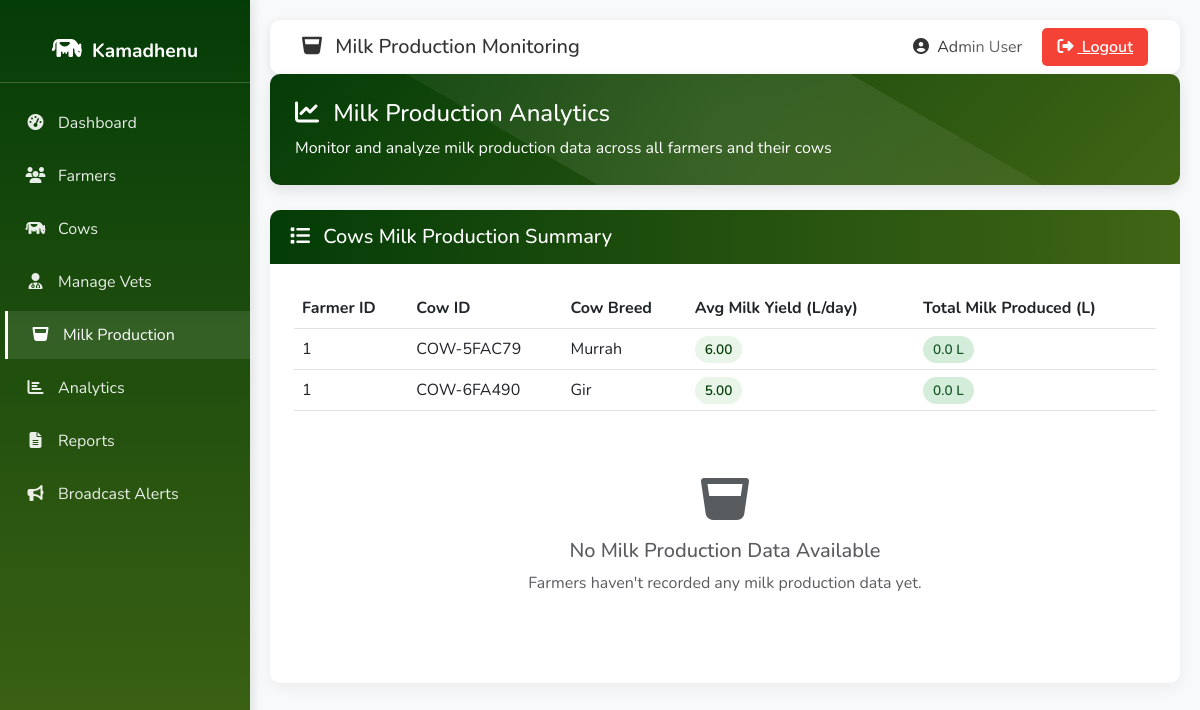
Before: /admin/milk_production (signed in) with the older database file.
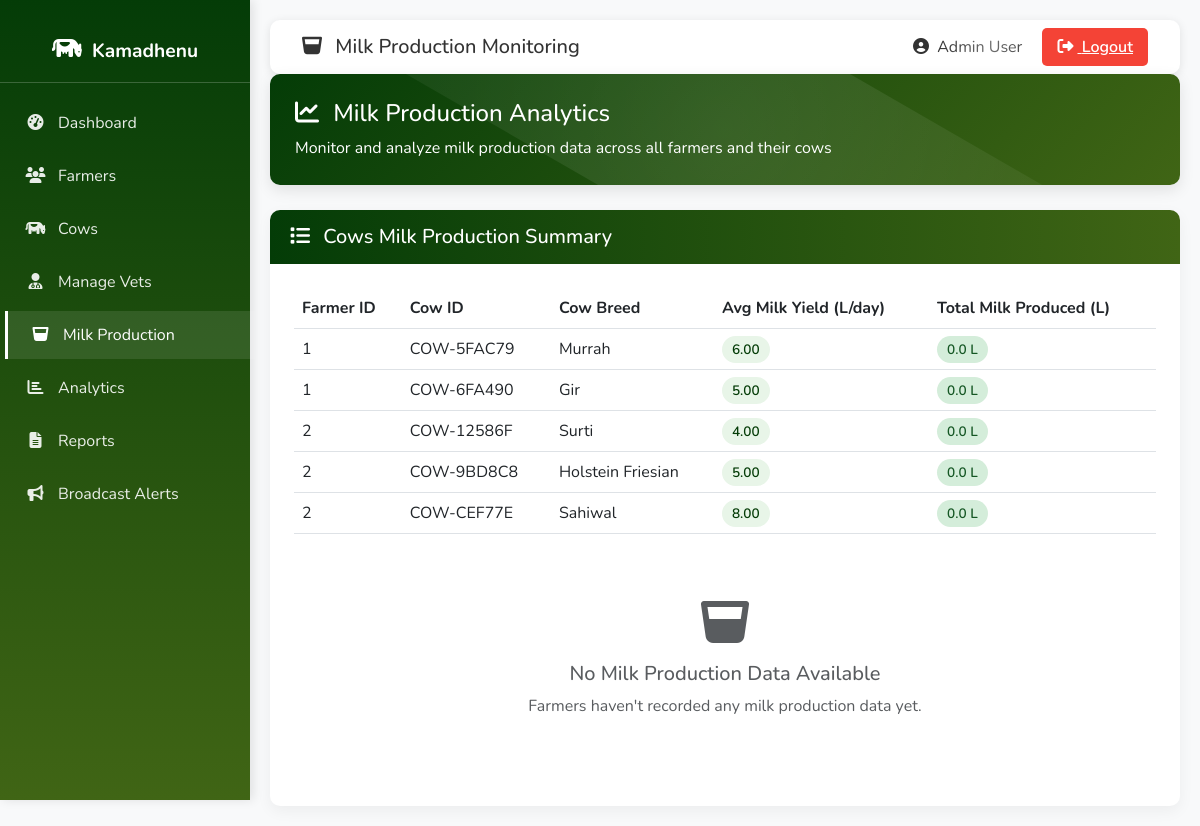
After: the same page with the newer database file.
### tables this page shows
CREATE TABLE cows (
            cow_id TEXT PRIMARY KEY,
            farmer_id INTEGER,
            cattle_type TEXT NOT NULL,
            breed TEXT,
            date_of_birth DATE,  -- NEW: Date of birth
            age INTEGER,
            weight REAL,
            color TEXT,
            health_records TEXT,
            vaccination_history TEXT,
            milk_yield REAL,
            special_notes TEXT,
            photo TEXT,
            muzzle_id TEXT,
            muzzle_photo TEXT,
            father_id TEXT,
            mother_id TEXT,
            insurance_by TEXT,  -- NEW: Insurance company name
            insurance_policy_number TEXT,  -- NEW: Policy number
            insurance_valid_upto DATE,  -- NEW: Insurance expiry date
            created_at TIMESTAMP DEFAULT CURRENT_TIMESTAMP,
            FOREIGN KEY (farmer_id) REFERENCES farmers(farmer_id),
            FOREIGN KEY (father_id) REFERENCES cows(cow_id),
            FOREIGN KEY (mother_id) REFERENCES cows(cow_id)
        );

### app.py (the view)
@app.route("/admin/milk_production")
def admin_milk_production():
    if "admin" not in session:
        return redirect(url_for("admin_login"))
    conn = get_db()
    cursor = conn.cursor()
    cursor.execute("""
        SELECT
            c.farmer_id,
            c.cow_id,
            c.breed as cow_breed,
            COALESCE(c.milk_yield, 0) as avg_milk_yield,
            COALESCE(SUM(my.total), 0) as total_milk_produced
        FROM cows c
        LEFT JOIN milk_yield my ON c.cow_id = my.cow_id
        WHERE c.cattle_type IN ('cow', 'buffalo')  -- ONLY milk-yielding cattle
        GROUP BY c.farmer_id, c.cow_id, c.breed, c.milk_yield
        ORDER BY c.farmer_id, c.cow_id
    """)
    cows_data = cursor.fetchall()
    conn.close()
    return render_template("admin_milk_production.html", cows=cows_data)

### app.py (called while the page is built)
def get_db():
    conn = sqlite3.connect(DB_NAME)
    conn.row_factory = sqlite3.Row
    return conn

@app.context_processor
def inject_lang():
    return {'current_lang': session.get('language', 'en')}

### templates/admin_milk_production.html (shortened to what the changed rows need)
<!DOCTYPE html>
<html lang="en">
<head>
    <link rel="stylesheet" href="https://cdn.jsdelivr.net/npm/bootstrap@5.3.0/dist/css/bootstrap.min.css">
    <link rel="stylesheet" href="https://cdnjs.cloudflare.com/ajax/libs/font-awesome/6.4.0/css/all.min.css">
</head>
<body>
    <div class="main-content">
        <div class="table-card">
            <div class="p-4">
                <div class="table-responsive">
                    <table class="table table-hover">
                        <thead>
                            <tr>
                                <th>Farmer ID</th>
                                <th>Cow ID</th>
                                <th>Cow Breed</th>
                                <th>Avg Milk Yield (L/day)</th>
                                <th>Total Milk Produced (L)</th>
                            </tr>
                        </thead>
                        <tbody>
                            {% for cow in cows %}
                            <tr>
                                <td>{{ cow.farmer_id }}</td>
                                <td>{{ cow.cow_id }}</td>
                                <td>{{ cow.cow_breed }}</td>
                                <td>
                                    <span class="milk-badge">{{ "%.2f"|format(cow.avg_milk_yield) }}</span>
                                </td>
                                <td>
                                    <span class="milk-badge" style="background-color: #d4edda; color: #155724;">
                                        {{ "%.1f"|format(cow.total_milk_produced) }} L
                                    </span>
                                </td>
                            </tr>
                            {% endfor %}
                        </tbody>
                    </table>
                </div>
            </div>
        </div>
    </div>
</body>
</html>

Changed rows visible on the page:
added cows: farmer_id "2", cow_id "COW-12586F", cow_breed "Surti", avg_milk_yield "4.00", total_milk_produced "0.0"
added cows: farmer_id "2", cow_id "COW-9BD8C8", cow_breed "Holstein Friesian", avg_milk_yield "5.00", total_milk_produced "0.0"
added cows: farmer_id "2", cow_id "COW-CEF77E", cow_breed "Sahiwal", avg_milk_yield "8.00", total_milk_produced "0.0"
